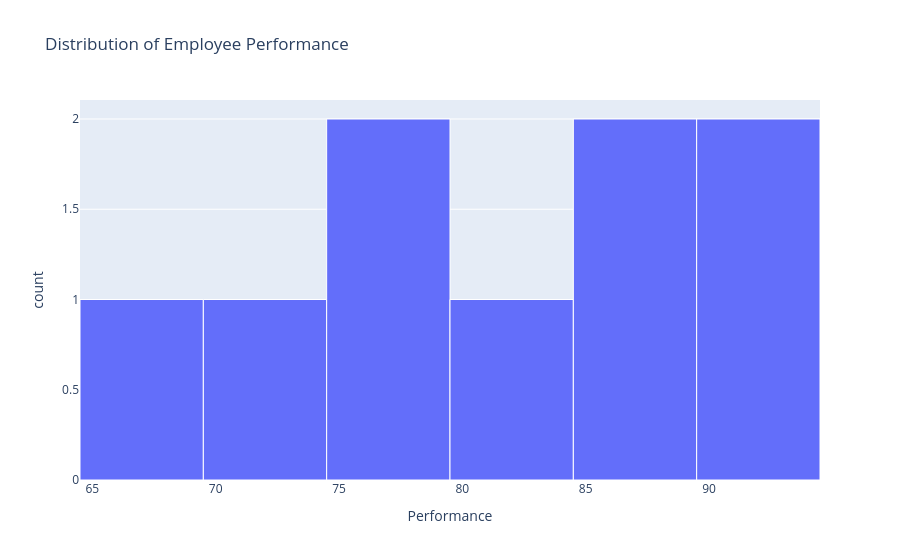

Write notebook code for a chart like this one.
### Code cell
#distribution of employee performance
fig2 = px.histogram(
    new_df,
    x="Performance",
    nbins=6,
    title="Distribution of Employee Performance"
)

fig2.update_traces(
    marker_line_color="white",
    marker_line_width=1
)

fig2.show()

### Figure 1 — Plotly figure (JSON) as saved in the notebook; plotly's stock layout.template omitted (floating-point values rounded to 4 significant figures)
{"data": [{"bingroup": "x", "hovertemplate": "Performance=%{x}<br>count=%{y}<extra></extra>", "legendgroup": "", "marker": {"color": "#636efa", "line": {"color": "white", "width": 1}, "pattern": {"shape": ""}}, "name": "", "nbinsx": 6, "orientation": "v", "showlegend": false, "type": "histogram", "x": [87.0, 73.0, 90.0, 65.0, 75.0, 88.0, 82.0, 79.0, 91.0], "xaxis": "x", "yaxis": "y"}], "layout": {"barmode": "relative", "legend": {"tracegroupgap": 0}, "title": {"text": "Distribution of Employee Performance"}, "xaxis": {"anchor": "y", "domain": [0, 1], "title": {"text": "Performance"}}, "yaxis": {"anchor": "x", "domain": [0, 1], "title": {"text": "count"}}}}
